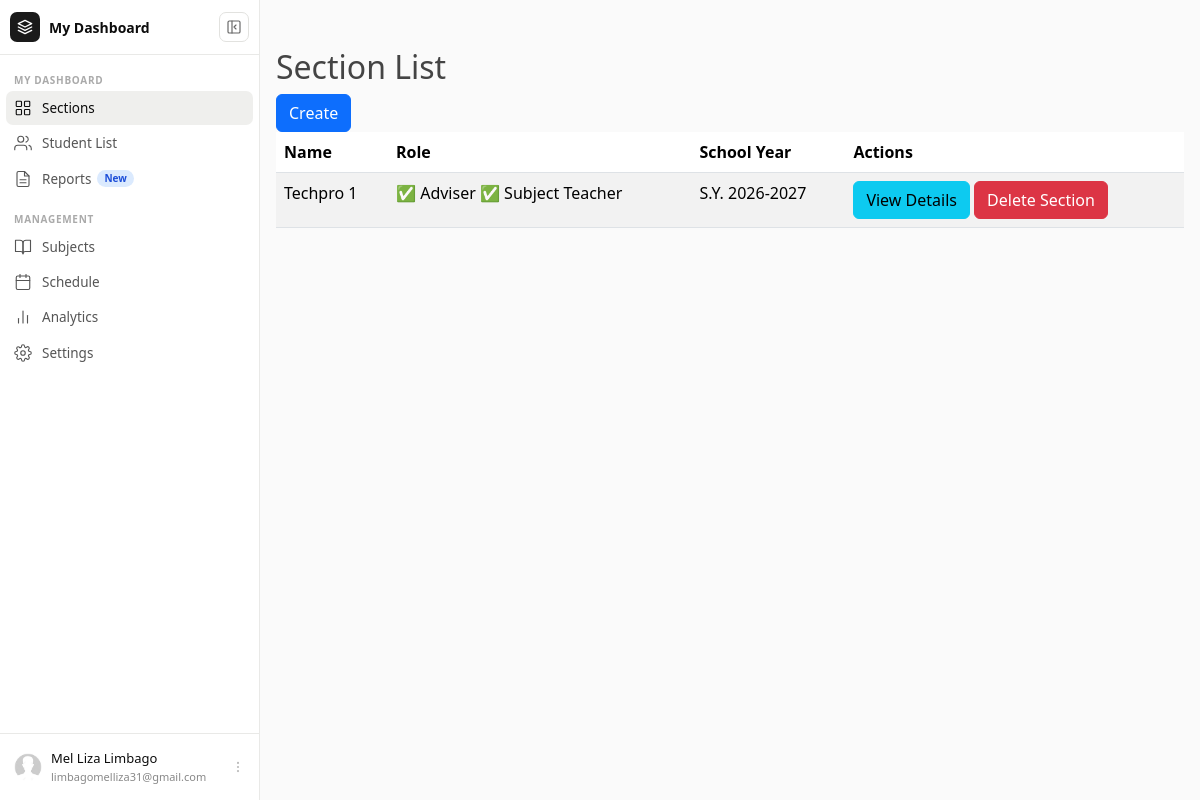
The page /section/ (signed in) on the database its author committed.
### users/models.py (models this page shows, shortened)
class Profile(models.Model):
    user = models.OneToOneField(User, on_delete=models.CASCADE)
    image = models.ImageField(default='default.jpg', upload_to='profile_pics')

### sections/models.py (models this page shows, shortened)
class Section(models.Model):
    adviser = models.ForeignKey(User, on_delete=models.CASCADE)
    name = models.CharField(max_length=20, null=True)
    grade_level = models.IntegerField(null=True)
    class_type = models.CharField(max_length=100, choices=Class_Type, default='JHS',null=True)
    is_adviser = models.BooleanField(default=True)
    is_subject_teacher = models.BooleanField(default=False)
    principal_name = models.CharField(max_length=100, null=True)
    school_year = models.ForeignKey(schoolYear,on_delete=models.CASCADE, limit_choices_to= {'is_active':True}, default='S.Y. 2026-2027')

### schoolYear/models.py (models this page shows)
class schoolYear(models.Model):
    name = models.CharField(unique=True,max_length=150)
    start_date = models.DateField()
    end_date = models.DateField()
    is_active = models.BooleanField(default=True, verbose_name="Active Status")
    def __str__(self):
        return self.name

### sections/views.py (the view)
# urls.py: path('', SectionListView.as_view(),name='section-home'),
class SectionListView(LoginRequiredMixin, ListView):
    model = Section
    template_name = 'sections/section_home.html'
    context_object_name = 'sections'
    def get_queryset(self):
        return Section.objects.filter(adviser=self.request.user)

### sections/templates/sections/section_home.html (shortened to what this page needs)
{% extends 'users/base.html' %}
{% block content %}
  <h2>Section List</h2>
  <form method="post" action="{% url 'section-create' %}">
    <button type="submit" class="btn btn-primary">Create</button>
  </form>
  {% if sections %}
  <table class="table table-striped table-hover">
    <thead>
      <tr>
        <th scope="col">Name</th>
        <th scope="col">Role</th>
        <th scope="col">School Year</th>
        <th scope="col">Actions</th>
      </tr>
    </thead>
    <tbody>
      {% for section in sections %}
              <tr>
                  <td>{{ section.name }}</td>
                  <td>{% if section.is_adviser %}
                          ✅ Adviser
                        {% else %}
                          ❌ Not Adviser
                      {% endif %}
                      {% if section.is_subject_teacher %}
                          ✅ Subject Teacher
                      {% else %}
                          ❌ Not Subject Teacher
                      {% endif %}</td>
                  <td>{{ section.school_year }}</td>
                  <td>
                    <a href="{% url 'section-detail' section.id %}" class="btn btn-info">View Details</a>
                    <a href="{% url 'section-delete' section.id %}" class="btn btn-danger">Delete Section</a>
                  </td>
              </tr>
          {% endfor %}
    </tbody>
  </table>
  {%else %}
  <div class="alert alert-info mt-3" role="alert">
      There is no section yet. Click 'Create' button to add.
  </div>
  {% endif %}
{% endblock %}

### users/templates/partials/_sidebar.html (shortened to what this page needs)
{% load static %}
{% if user.is_authenticated %}
<div id="cs-sidebar">
  <div class="cs-top">
    <div class="cs-brand">
      <div class="cs-brand-icon">
        <svg width="16" height="16" viewBox="0 0 24 24" fill="none" stroke="currentColor" stroke-width="2" stroke-linecap="round" stroke-linejoin="round">
          <path d="M12 2L2 7l10 5 10-5-10-5zM2 17l10 5 10-5M2 12l10 5 10-5"/>
        </svg>
      </div>
      <span class="cs-brand-name">My Dashboard</span>
    </div>
    <button class="cs-toggle-btn" id="cs-toggle" type="button" aria-label="Toggle sidebar">
      <svg width="16" height="16" viewBox="0 0 24 24" fill="none" stroke="currentColor" stroke-width="1.75" stroke-linecap="round" stroke-linejoin="round">
        <rect x="3" y="3" width="18" height="18" rx="2"/>
        <path d="M9 3v18"/>
        <path class="cs-arrow" d="M15 9l-3 3 3 3"/>
      </svg>
    </button>
  </div>
  <nav class="cs-nav">
    <div class="cs-section-label">MY DASHBOARD</div>
    <ul>
      <li>
        <a class="cs-link {% if request.resolver_match.url_name == 'section-home' %}active{% endif %}"
           href="{% url 'section-home' %}">
          <span class="cs-label">Sections</span>
        </a>
      </li>
      <li>
        <a class="cs-link {% if request.resolver_match.url_name == 'student-home' %}active{% endif %}"
           href="{% url 'student-home' %}">
          <svg class="cs-icon" viewBox="0 0 24 24" fill="none" stroke="currentColor" stroke-width="1.5" stroke-linecap="round" stroke-linejoin="round" aria-hidden="true">
            <path d="M17 21v-2a4 4 0 0 0-4-4H5a4 4 0 0 0-4 4v2"/>
            <circle cx="9" cy="7" r="4"/>
            <path d="M23 21v-2a4 4 0 0 0-3-3.87M16 3.13a4 4 0 0 1 0 7.75"/>
          </svg>
          <span class="cs-label">Student List</span>
        </a>
      </li>
      <li>
        <a class="cs-link" href="#">
          <span class="cs-label">Reports <span class="cs-badge">New</span></span>
        </a>
      </li>
    </ul>
    <div class="cs-section-label">MANAGEMENT</div>
    <ul>
      <li>
        <a class="cs-link" href="#">
          <svg class="cs-icon" viewBox="0 0 24 24" fill="none" stroke="currentColor" stroke-width="1.5" stroke-linecap="round" stroke-linejoin="round" aria-hidden="true">
            <path d="M2 3h6a4 4 0 0 1 4 4v14a3 3 0 0 0-3-3H2z"/>
            <path d="M22 3h-6a4 4 0 0 0-4 4v14a3 3 0 0 1 3-3h7z"/>
          </svg>
          <span class="cs-label">Subjects</span>
        </a>
      </li>
      <li>
        <a class="cs-link" href="#">
          <span class="cs-label">Schedule</span>
        </a>
      </li>
      <li>
        <a class="cs-link" href="#">
          <svg class="cs-icon" viewBox="0 0 24 24" fill="none" stroke="currentColor" stroke-width="1.5" stroke-linecap="round" stroke-linejoin="round" aria-hidden="true">
            <line x1="18" y1="20" x2="18" y2="10"/>
            <line x1="12" y1="20" x2="12" y2="4"/>
            <line x1="6" y1="20" x2="6" y2="14"/>
          </svg>
          <span class="cs-label">Analytics</span>
        </a>
      </li>
      <li>
        <a class="cs-link {% if request.resolver_match.url_name == 'profile' %}active{% endif %}"
           href="{% url 'profile' %}">
          <span class="cs-label">Settings</span>
        </a>
      </li>
    </ul>
  </nav>
  <div class="cs-footer">
    <div class="dropup">
      <button class="cs-user-btn" type="button" data-bs-toggle="dropdown" aria-expanded="false">
        <img class="cs-avatar" src="{{ user.profile.image.url }}" alt="{{ user.get_full_name }}">
        <div class="cs-user-info">
          <div class="cs-user-name">{{ user.first_name }} {{ user.last_name }}</div>
          <div class="cs-user-email">{{ user.email }}</div>
        </div>
        <svg class="cs-dots" width="14" height="14" viewBox="0 0 24 24" fill="none" stroke="currentColor" stroke-width="1.75" stroke-linecap="round" aria-hidden="true">
          <circle cx="12" cy="5" r="1"/><circle cx="12" cy="12" r="1"/><circle cx="12" cy="19" r="1"/>
        </svg>
      </button>
    </div>
  </div>
</div>
{% endif %}

### users/static/users/main.css (style rules this page uses)
body { background: #fafafa; color: #333333; }
h1, h2, h3, h4, h5, h6 { color: #444444; }
ul { margin: 0; }

### users/static/css/sidebar.css (style rules this page uses)
#cs-sidebar *, #cs-sidebar *::before, #cs-sidebar *::after { box-sizing: border-box; }
#cs-sidebar { width: 260px; min-width: 260px; height: 100vh; position: sticky; top: 0; background: #fff; border-right: 1px solid #e9e9e7; display: flex; flex-direction: column; transition: width 0.25s cubic-bezier(0.4,0,0.2,1), min-width 0.25s cubic-bezier(0.4,0,0.2,1); overflow: hidden; z-index: 100; flex-shrink: 0; }
.cs-top { display: flex; align-items: center; justify-content: space-between; gap: 8px; padding: 12px 10px; border-bottom: 1px solid #e9e9e7; min-height: 54px; }
.cs-brand { display: flex; align-items: center; gap: 9px; overflow: hidden; min-width: 0; }
.cs-brand-icon { width: 30px; height: 30px; min-width: 30px; background: #1a1a1a; border-radius: 7px; display: flex; align-items: center; justify-content: center; color: #fff; }
.cs-brand-name { font-size: 14px; font-weight: 600; color: #0d0d0d; white-space: nowrap; opacity: 1; transition: opacity 0.15s; }
.cs-toggle-btn { width: 30px; height: 30px; min-width: 30px; padding: 0; background: transparent; border: 1px solid #e2e2df; border-radius: 7px; display: flex; align-items: center; justify-content: center; cursor: pointer; color: #666; transition: background 0.12s; }
.cs-nav { flex: 1; overflow-y: auto; overflow-x: hidden; padding: 8px 6px 4px; }
.cs-nav ul { list-style: none; padding: 0; margin: 0 0 6px; }
.cs-section-label { padding: 10px 8px 3px; font-size: 10px; font-weight: 600; letter-spacing: 0.07em; color: #aaa; white-space: nowrap; overflow: hidden; transition: opacity 0.15s, height 0.25s, padding 0.25s; }
.cs-link { display: flex; align-items: center; gap: 10px; padding: 7px 8px; border-radius: 7px; text-decoration: none; color: #555; font-size: 13.5px; font-weight: 400; white-space: nowrap; overflow: hidden; transition: background 0.1s, color 0.1s; position: relative; margin-bottom: 1px; }
.cs-link.active { background: #efefed; color: #0d0d0d; font-weight: 500; }
.cs-icon { width: 18px; height: 18px; min-width: 18px; flex-shrink: 0; }
.cs-label { flex: 1; overflow: hidden; text-overflow: ellipsis; display: flex; align-items: center; gap: 6px; opacity: 1; transition: opacity 0.15s; }
.cs-badge { font-size: 10px; font-weight: 600; background: #dbeafe; color: #1d4ed8; padding: 1px 7px; border-radius: 99px; }
.cs-footer { border-top: 1px solid #e9e9e7; padding: 8px 6px; }
.cs-user-btn { display: flex; align-items: center; gap: 9px; padding: 7px 8px; border-radius: 7px; width: 100%; background: transparent; border: none; cursor: pointer; overflow: hidden; transition: background 0.12s; text-align: left; }
.cs-avatar { width: 28px !important; height: 28px !important; min-width: 28px !important; border-radius: 50% !important; object-fit: cover !important; flex-shrink: 0 !important; display: block !important; }
.cs-user-info { flex: 1; overflow: hidden; min-width: 0; opacity: 1; transition: opacity 0.15s; }
.cs-user-name { font-size: 13px; font-weight: 500; color: #0d0d0d; white-space: nowrap; overflow: hidden; text-overflow: ellipsis; }
.cs-user-email { font-size: 11px; color: #888; white-space: nowrap; overflow: hidden; text-overflow: ellipsis; }
.cs-dots { flex-shrink: 0; color: #bbb; opacity: 1; transition: opacity 0.15s; }

### rows shown on the page
Section: name "Techpro 1", is_adviser "✅ Adviser", is_subject_teacher "✅ Subject Teacher", school_year "S.Y. 2026-2027"

### other values the page prints
{{ user.first_name }} "Mel Liza"
{{ user.last_name }} "Limbago"
{{ user.email }} "limbagomelliza31@gmail.com"
